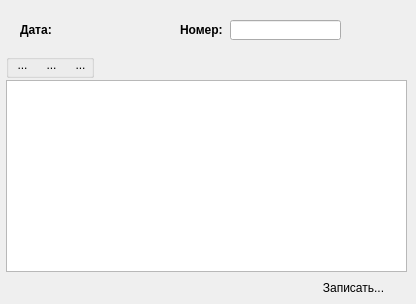
<?xml version="1.0" encoding="UTF-8"?>
<ui version="4.0">
 <class>frmO_SKLAD</class>
 <widget class="QWidget" name="frmO_SKLAD">
  <property name="geometry">
   <rect>
    <x>0</x>
    <y>0</y>
    <width>416</width>
    <height>304</height>
   </rect>
  </property>
  <property name="minimumSize">
   <size>
    <width>416</width>
    <height>304</height>
   </size>
  </property>
  <property name="maximumSize">
   <size>
    <width>416</width>
    <height>304</height>
   </size>
  </property>
  <property name="windowTitle">
   <string>Добавление материала на склад</string>
  </property>
  <widget class="QLabel" name="label">
   <property name="geometry">
    <rect>
     <x>20</x>
     <y>22</y>
     <width>43</width>
     <height>16</height>
    </rect>
   </property>
   <property name="font">
    <font>
     <pointsize>9</pointsize>
     <weight>75</weight>
     <bold>true</bold>
    </font>
   </property>
   <property name="text">
    <string>Дата:</string>
   </property>
  </widget>
  <widget class="QDateLineEdit" name="qDateLineEdit">
   <property name="geometry">
    <rect>
     <x>60</x>
     <y>20</y>
     <width>111</width>
     <height>22</height>
    </rect>
   </property>
  </widget>
  <widget class="QTableView" name="tableView">
   <property name="geometry">
    <rect>
     <x>6</x>
     <y>80</y>
     <width>401</width>
     <height>192</height>
    </rect>
   </property>
   <property name="selectionBehavior">
    <enum>QAbstractItemView::SelectRows</enum>
   </property>
  </widget>
  <widget class="QLabel" name="label_2">
   <property name="geometry">
    <rect>
     <x>180</x>
     <y>22</y>
     <width>51</width>
     <height>16</height>
    </rect>
   </property>
   <property name="font">
    <font>
     <pointsize>9</pointsize>
     <weight>75</weight>
     <bold>true</bold>
    </font>
   </property>
   <property name="text">
    <string>Номер:</string>
   </property>
  </widget>
  <widget class="QLineEdit" name="Number">
   <property name="enabled">
    <bool>true</bool>
   </property>
   <property name="geometry">
    <rect>
     <x>230</x>
     <y>20</y>
     <width>111</width>
     <height>20</height>
    </rect>
   </property>
   <property name="font">
    <font>
     <weight>75</weight>
     <bold>true</bold>
    </font>
   </property>
   <property name="readOnly">
    <bool>true</bool>
   </property>
  </widget>
  <widget class="QPushButton" name="ApplyBut">
   <property name="geometry">
    <rect>
     <x>302</x>
     <y>276</y>
     <width>103</width>
     <height>23</height>
    </rect>
   </property>
   <property name="text">
    <string>Записать...</string>
   </property>
   <property name="icon">
    <iconset resource="icons.qrc">
     <normaloff>:/res/icons/6.ico</normaloff>:/res/icons/6.ico</iconset>
   </property>
   <property name="checkable">
    <bool>false</bool>
   </property>
   <property name="autoDefault">
    <bool>false</bool>
   </property>
   <property name="default">
    <bool>true</bool>
   </property>
   <property name="flat">
    <bool>true</bool>
   </property>
  </widget>
  <widget class="QGroupBox" name="groupBox">
   <property name="geometry">
    <rect>
     <x>6</x>
     <y>54</y>
     <width>88</width>
     <height>24</height>
    </rect>
   </property>
   <property name="layoutDirection">
    <enum>Qt::LeftToRight</enum>
   </property>
   <property name="autoFillBackground">
    <bool>false</bool>
   </property>
   <property name="title">
    <string/>
   </property>
   <property name="alignment">
    <set>Qt::AlignLeading|Qt::AlignLeft|Qt::AlignVCenter</set>
   </property>
   <property name="flat">
    <bool>false</bool>
   </property>
   <widget class="QToolButton" name="del_button">
    <property name="geometry">
     <rect>
      <x>63</x>
      <y>0</y>
      <width>23</width>
      <height>22</height>
     </rect>
    </property>
    <property name="text">
     <string>...</string>
    </property>
    <property name="icon">
     <iconset resource="icons.qrc">
      <normaloff>:/res/icons/5.ico</normaloff>:/res/icons/5.ico</iconset>
    </property>
    <property name="autoRaise">
     <bool>true</bool>
    </property>
   </widget>
   <widget class="QToolButton" name="edit_button">
    <property name="geometry">
     <rect>
      <x>34</x>
      <y>0</y>
      <width>23</width>
      <height>22</height>
     </rect>
    </property>
    <property name="text">
     <string>...</string>
    </property>
    <property name="icon">
     <iconset resource="icons.qrc">
      <normaloff>:/res/icons/11.ico</normaloff>:/res/icons/11.ico</iconset>
    </property>
    <property name="autoRaise">
     <bool>true</bool>
    </property>
   </widget>
   <widget class="QToolButton" name="toolButton_4">
    <property name="geometry">
     <rect>
      <x>5</x>
      <y>0</y>
      <width>23</width>
      <height>22</height>
     </rect>
    </property>
    <property name="text">
     <string>...</string>
    </property>
    <property name="icon">
     <iconset resource="icons.qrc">
      <normaloff>:/res/icons/7.ico</normaloff>:/res/icons/7.ico</iconset>
    </property>
    <property name="autoRaise">
     <bool>true</bool>
    </property>
   </widget>
  </widget>
 </widget>
 <customwidgets>
  <customwidget>
   <class>QDateLineEdit</class>
   <extends>QWidget</extends>
   <header>qdatelineedit.h</header>
  </customwidget>
 </customwidgets>
 <resources>
  <include location="icons.qrc"/>
 </resources>
 <connections/>
</ui>
